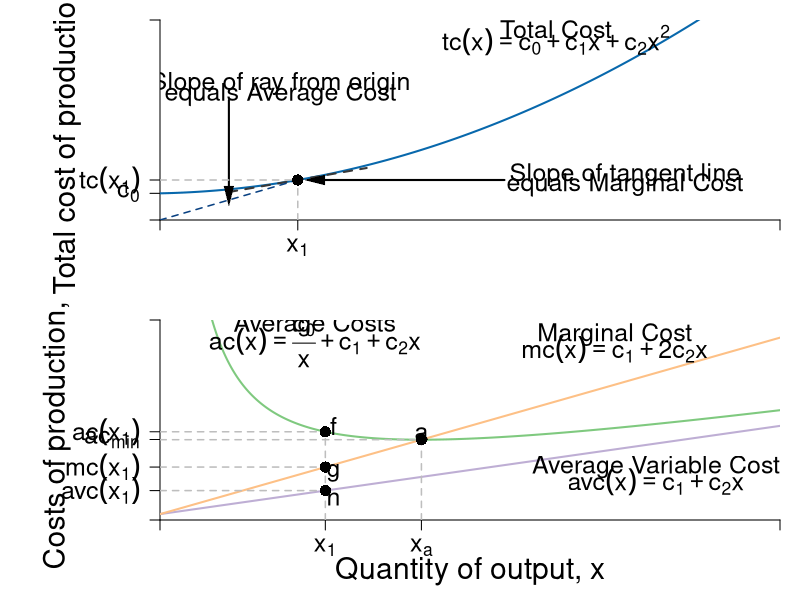

Here is the R script that generated this plot:
#Graph Designer: Scott Cohn
#Authors: Bowles and Halliday
#Title: Microeconomics: Competition, Conflict and Coordination

require(shape)
pdf(file = "firmmarketsupply/tc_ac_mc_stacked.pdf", width = 9, height = 12)

#Set parameters for graphics
axislabelsize <- 1.8
labelsize <- 1.5
namesize <- 1.8
annotatesize <- 1.5
graphlinewidth <- 2
segmentlinewidth <- 1.5

COL <- c("#7fc97f", "#beaed4", "#fdc086", "#ffff99", "#386cb0", "#f0027f", "#bf5b17", "#666666")
COLA <- c("#99d8c9","#66c2a4","#41ae76", "#238b45", "#005824")
COLB <- c("#4eb3d3", "#2b8cbe", "#0868ac","#084081")

#Edited the margins to cater for the larger LHS labels
par(mar =  c(4, 8, 1, 1), mfrow = c(2, 1))


totalcost <- function(x, c0 = 10, c1 = 2, c2 = 0.5){
  c0 + c1*x + c2*x^2
}

avgcost <- function(x, c0 = 10, c1 = 2, c2 = 0.5){
  totalcost/x
}

avgvarcost <- function(x,  c1 = 0.05, c2 = 0.05){
  (c1*x + c2*x^2)/x
}

marginalcost <- function(x, c1 = 2, c2 = 0.5){
  c1 + 2*c2*x
}

mcline <- function(x, constant = 0.3181472, slope = 0.125){
  constant + slope*x
}

isocost <- function(l, c = 10, w = 1, r = 1) {
  c - (w/r)*l
}


isoquant <- function(l, alpha = 0.5, x = 5) {
  (x / l^alpha)^(1/(1 - alpha))
}

# total cost --------------------------------------------------------------


xlims <- c(0, 18)
ylims <- c(0, 15)

npts <- 501 
x <- seq(xlims[1], xlims[2], length.out = npts)
y <- seq(ylims[1], ylims[2], length.out = npts) 
a <- c(13, 16.75, 19.25)

plot(0, 0, xlim = xlims, ylim = ylims, type = "n",
     xlab = expression(paste("")),
     ylab = expression(paste("")), 
     xaxt = "n", 
     yaxt = "n", 
     cex.lab = axislabelsize, 
     bty = "n",
     xaxs = "i", 
     yaxs = "i")


ticksy <- c(0, 2, totalcost(x = 4, c0 = 2, c1 = 0.05, c2 = 0.05), ylims[2])
ylabels <- c(NA, expression(paste(c[0])), expression(paste(tc(x[1]))), NA)
ticksx <- c(0, 4, xlims[2])
xlabels <- c(NA, expression(paste(x[1])), NA)


axis(1, at = ticksx, pos = 0, labels = xlabels, cex.axis = labelsize)
axis(2, at = ticksy, pos = 0, labels = ylabels, las = 1, cex.axis = labelsize)

npts <- 500 
xx1 <- seq(xlims[1], xlims[2], length.out = npts)
xx3 <- seq(2, 6, length.out = npts)

lines(xx1, totalcost(xx1, c0 = 2, c1 = 0.05, c2 = 0.05), col = COLB[3], lwd = graphlinewidth)
lines(xx3, mcline(xx3, constant = totalcost(x = 4, c0 = 2, c1 = 0.05, c2 = 0.05) - 4*marginalcost(x = 4, c1 = 0.05, c2 = 0.05), slope = marginalcost(x = 4, c1 = 0.05, c2 = 0.05)), 
      col = "grey22", lty = 2, lwd = graphlinewidth)

#Label the axes
#mtext(expression(paste("Quantity of output, ", x)), side = 1, line = 2.5, cex = axislabelsize)
text(-2.7, 0.5*ylims[2], expression(paste("Total cost of production, ",tc)), xpd = TRUE, cex = axislabelsize, srt = 90) 

#Label the cost curve
text(11.5, 14.3, expression("Total Cost"), cex = annotatesize)
text(11.5, 13.5, expression(paste(tc(x) == c[0] + c[1]*x + c[2]*x^2)), cex = annotatesize)

#Average Cost
text(3.5, 10.2, expression(paste("Slope of ray from origin")), cex = annotatesize)
text(3.5, 9.4, expression(paste("equals Average Cost")), cex = annotatesize)
Arrows(2, 9, 2, 1.8, col = "black", lty = 1, lwd = 2, arr.type = "triangle", arr.lwd = 0.5)

#Marginal Cost
text(13.5, totalcost(x = 4, c0 = 2, c1 = 0.05, c2 = 0.05) + 0.4, expression(paste("Slope of tangent line")), cex = annotatesize)
text(13.5, totalcost(x = 4, c0 = 2, c1 = 0.05, c2 = 0.05) - 0.4, expression(paste("equals Marginal Cost")), cex = annotatesize)
Arrows(10, totalcost(x = 4, c0 = 2, c1 = 0.05, c2 = 0.05), 4.5, totalcost(x = 4, c0 = 2, c1 = 0.05, c2 = 0.05) , col = "black", lty = 1, lwd = 2, arr.type = "triangle", arr.lwd = 0.5)

#Draw segments for average cost
segments(0, totalcost(x = 4, c0 = 2, c1 = 0.05, c2 = 0.05), 4, totalcost(x = 4, c0 = 2, c1 = 0.05, c2 = 0.05), lty = 2, col = "gray" , lwd = segmentlinewidth)
segments(4, 0, 4, totalcost(x = 4, c0 = 2, c1 = 0.05, c2 = 0.05), lty = 2, col = "gray" , lwd = segmentlinewidth)
segments(0, 0, 4, totalcost(x = 4, c0 = 2, c1 = 0.05, c2 = 0.05), lty = 2, col = COLB[4] , lwd = segmentlinewidth)
points(4, totalcost(x = 4, c0 = 2, c1 = 0.05, c2 = 0.05), pch = 16, col = "black", cex = 1.5)


# ac & mc -----------------------------------------------------------------

avgcost <- function(x,  c0 = 2, c1 = 0.05, c2 = 0.05){
  (c0 + c1*x + c2*x^2)/x
}

avgvarcost <- function(x,  c1 = 0.05, c2 = 0.05){
  (c1*x + c2*x^2)/x
}

marginalcost <- function(x, c1 = 0.05, c2 = 0.05){
  c1 + 2*c2*x
}

mcline <- Mpline <- function(x, constant = 0.3181472, slope = 0.125){
  constant + slope*x
}

xlims <- c(0, 15)
ylims <- c(0, 1.7)

npts <- 501 
x <- seq(xlims[1], xlims[2], length.out = npts)
y <- seq(ylims[1], ylims[2], length.out = npts) 
a <- c(13, 16.75, 19.25)

plot(0, 0, xlim = xlims, ylim = ylims, type = "n",
     xlab = expression(paste("")),
     ylab = expression(paste("")), 
     xaxt = "n", 
     yaxt = "n", 
     cex.lab = axislabelsize, 
     bty = "n",
     xaxs = "i", 
     yaxs = "i")


ticksy <- c(0, avgvarcost(x = 4), marginalcost(x = 4), avgcost(6.82456), avgcost(x = 4), ylims[2])
ylabels <- c(NA, expression(paste(avc(x[1]))), expression(paste(mc(x[1]))), expression(paste(ac[min])), expression(paste(ac(x[1]))), NA)
ticksx <- c(0, 4, 6.32456, xlims[2])
xlabels <- c(NA, expression(paste(x[1])), expression(paste(x[a])), NA)


axis(1, at = ticksx, pos = 0, labels = xlabels, cex.axis = labelsize)
axis(2, at = ticksy, pos = 0, labels = ylabels, las = 1, cex.axis = labelsize)

npts <- 500 
xx1 <- seq(xlims[1], xlims[2], length.out = npts)
xx3 <- seq(4, 8, length.out = npts)

lines(xx1, avgcost(xx1, c0 = 2, c1 = 0.05, c2 = 0.05), col = COL[1], lwd = graphlinewidth)
lines(xx1, avgvarcost(xx1, c1 = 0.05, c2 = 0.05), col = COL[2], lwd = graphlinewidth)
lines(xx1, marginalcost(xx1, c1 = 0.05, c2 = 0.05), col = COL[3], lwd = graphlinewidth)

#Label the axes
mtext(expression(paste("Quantity of output, ", x)), side = 1, line = 2.5, cex = axislabelsize)
text(-2.5, 0.5*ylims[2], expression(paste("Costs of production, ",tc)), xpd = TRUE, cex = axislabelsize, srt = 90) 

#Label the cost curve
text(12.5, 14, expression("Total Cost"), cex = labelsize)
text(12.5, 13.5, expression(paste(tc(x) == c[0] + c[1]*x + c[2]*x^2)), cex = annotatesize)

#Average Cost
text(3.75, avgcost(x = 3.2) + 0.82, expression(paste("Average Costs")), cex = labelsize)
text(3.75, avgcost(x = 3.2) + 0.67, expression(paste(ac(x) == frac(c[0],x) + c[1] + c[2]*x)), cex = annotatesize)

#Average cost minimum
segments(0, avgcost(x = 6.32456), 6.32456, avgcost(x = 6.32456), lty = 2, col = "gray" , lwd = segmentlinewidth)
segments(6.32456, 0, 6.32456, avgcost(x = 6.32456), lty = 2, col = "gray" , lwd = segmentlinewidth)
text(6.32456, avgcost(x = 6.32456) + 0.05, expression(paste("a")), cex = annotatesize)
points(6.32456, avgcost(x = 6.32456), pch = 16, col = "black", cex = 1.5)


#Marginal Cost
text(11, marginalcost(x = 12) + 0.325, expression(paste("Marginal Cost")), cex = annotatesize)
text(11, marginalcost(x = 12) + 0.2, expression(paste(mc(x) == c[1] + 2*c[2]*x)), cex = annotatesize)

#Average Variable Cost
text(12, avgvarcost(x = 12) - 0.2, expression(paste("Average Variable Cost")), cex = annotatesize)
text(12, avgvarcost(x = 12) - 0.325, expression(paste(avc(x) == c[1] + c[2]*x)), cex = annotatesize)


#Draw segments for average cost
segments(0, avgcost(x = 4, c0 = 2, c1 = 0.05, c2 = 0.05), 4, avgcost(x = 4, c0 = 2, c1 = 0.05, c2 = 0.05), lty = 2, col = "gray" , lwd = segmentlinewidth)
segments(4, 0, 4, avgcost(x = 4), lty = 2, col = "gray" , lwd = segmentlinewidth)
segments(0, marginalcost(x = 4), 4, marginalcost(x = 4), lty = 2, col = "gray" , lwd = segmentlinewidth)
segments(0, avgvarcost(x = 4), 4, avgvarcost(x = 4), lty = 2, col = "gray" , lwd = segmentlinewidth)
points(4, avgcost(x = 4, c0 = 2, c1 = 0.05, c2 = 0.05), pch = 16, col = "black", cex = 1.5)

text(4.2, avgcost(x = 4) + 0.05, expression(paste("f")), cex = labelsize)
points(4, avgcost(x = 4), pch = 16, col = "black", cex = 1.5)

text(4.2, marginalcost(x = 4) - 0.05, expression(paste("g")), cex = labelsize)
points(4, marginalcost(x = 4), pch = 16, col = "black", cex = 1.5)

text(4.2, avgvarcost(x = 4) - 0.05, expression(paste("h")), cex = labelsize)
points(4, avgvarcost(x = 4), pch = 16, col = "black", cex = 1.5)



dev.off()
